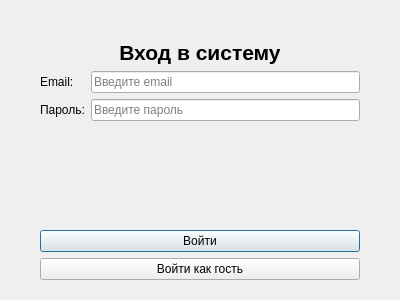
<?xml version="1.0" encoding="UTF-8"?>
<ui version="4.0">
 <class>LoginDialog</class>
 <widget class="QDialog" name="LoginDialog">
  <property name="geometry">
   <rect><x>0</x><y>0</y><width>400</width><height>300</height></rect>
  </property>
  <property name="windowTitle">
   <string>Авторизация — Магазин обуви</string>
  </property>
  <layout class="QVBoxLayout" name="mainLayout">
   <property name="leftMargin"><number>40</number></property>
   <property name="topMargin"><number>20</number></property>
   <property name="rightMargin"><number>40</number></property>
   <property name="bottomMargin"><number>20</number></property>
   <item>
    <widget class="QLabel" name="logo_label">
     <property name="text"><string/></property>
     <property name="alignment"><set>Qt::AlignCenter</set></property>
     <property name="maximumSize"><size><width>16777215</width><height>60</height></size></property>
    </widget>
   </item>
   <item>
    <widget class="QLabel" name="titleLabel">
     <property name="text"><string>Вход в систему</string></property>
     <property name="alignment"><set>Qt::AlignCenter</set></property>
     <property name="font">
      <font><pointsize>16</pointsize><bold>true</bold></font>
     </property>
    </widget>
   </item>
   <item>
    <layout class="QFormLayout" name="formLayout">
     <item row="0" column="0">
      <widget class="QLabel" name="emailLabel">
       <property name="text"><string>Email:</string></property>
      </widget>
     </item>
     <item row="0" column="1">
      <widget class="QLineEdit" name="email_input">
       <property name="placeholderText"><string>Введите email</string></property>
      </widget>
     </item>
     <item row="1" column="0">
      <widget class="QLabel" name="passwordLabel">
       <property name="text"><string>Пароль:</string></property>
      </widget>
     </item>
     <item row="1" column="1">
      <widget class="QLineEdit" name="password_input">
       <property name="placeholderText"><string>Введите пароль</string></property>
       <property name="echoMode"><enum>QLineEdit::Password</enum></property>
      </widget>
     </item>
    </layout>
   </item>
   <item>
    <spacer name="spacer">
     <property name="orientation"><enum>Qt::Vertical</enum></property>
     <property name="sizeHint" stdset="0"><size><width>20</width><height>8</height></size></property>
    </spacer>
   </item>
   <item>
    <widget class="QPushButton" name="login_btn">
     <property name="text"><string>Войти</string></property>
    </widget>
   </item>
   <item>
    <widget class="QPushButton" name="guest_btn">
     <property name="text"><string>Войти как гость</string></property>
    </widget>
   </item>
  </layout>
 </widget>
 <resources/>
 <connections/>
</ui>
